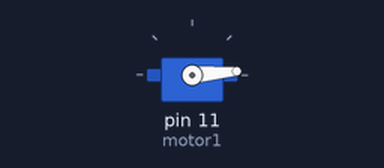
Bench run of a sketch on a simulated Arduino Uno, built with avr-gcc and run on an emulated ATmega328P. Parts: servo.

Above: at 0.05 s.
Timing chart, 0 to 4.6 s (numbered marks = the images above):
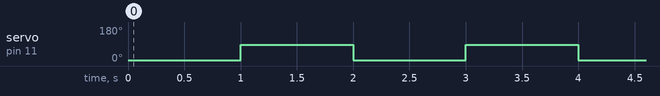

The sketch:

Single_Servo.ino
```cpp
#include <Servo.h>
Servo motor1;

void setup() {
motor1.attach(11);

}

void loop() {
motor1.write(5);
delay(1000);
motor1.write(85);
delay(1000);

}
```

Measured:
- by itself, servo on pin 11 (motor1): alternates 85° for 1.0 s and 5° for 1.0 s
